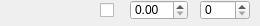
<?xml version="1.0" encoding="UTF-8"?>
<ui version="4.0">
 <author>Christophe Gros</author>
 <class>ObjRestr</class>
 <widget class="QWidget" name="ObjRestr">
  <property name="geometry">
   <rect>
    <x>0</x>
    <y>0</y>
    <width>260</width>
    <height>26</height>
   </rect>
  </property>
  <property name="windowTitle">
   <string>ObjRestr</string>
  </property>
  <widget class="QCheckBox" name="IsRestricted">
   <property name="geometry">
    <rect>
     <x>100</x>
     <y>0</y>
     <width>20</width>
     <height>20</height>
    </rect>
   </property>
   <property name="text">
    <string/>
   </property>
  </widget>
  <widget class="QLabel" name="Name">
   <property name="geometry">
    <rect>
     <x>0</x>
     <y>0</y>
     <width>90</width>
     <height>20</height>
    </rect>
   </property>
   <property name="text">
    <string/>
   </property>
   <property name="wordWrap">
    <bool>false</bool>
   </property>
  </widget>
  <widget class="QSpinBox" name="Influence">
   <property name="geometry">
    <rect>
     <x>200</x>
     <y>0</y>
     <width>50</width>
     <height>20</height>
    </rect>
   </property>
   <property name="maximum">
    <number>50</number>
   </property>
  </widget>
  <widget class="QDoubleSpinBox" name="OrbAdd">
   <property name="geometry">
    <rect>
     <x>130</x>
     <y>0</y>
     <width>58</width>
     <height>20</height>
    </rect>
   </property>
  </widget>
 </widget>
 <layoutdefault spacing="6" margin="11"/>
 <pixmapfunction>qPixmapFromMimeSource</pixmapfunction>
 <tabstops>
  <tabstop>IsRestricted</tabstop>
 </tabstops>
 <resources/>
 <connections/>
</ui>
